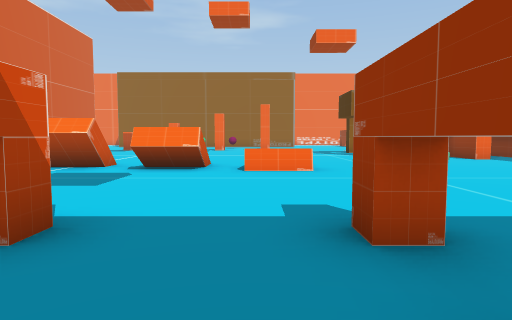
view 1 (above)

24 first-person views from a walk through a 3-D level made in the Unity game engine. The camera is 1.5 m above the floor, tilts 4° down and sees 75° across. The floor is counted in squares, 2 m on a side. Each view is taken from the middle of a square. On the plan, view 1 faces up. The plan holds only what a view shows up to about 11 squares ahead; the rest is blank. The player is left out. Some animated figures are left out. Some surface patterns are stand-ins.

view 2
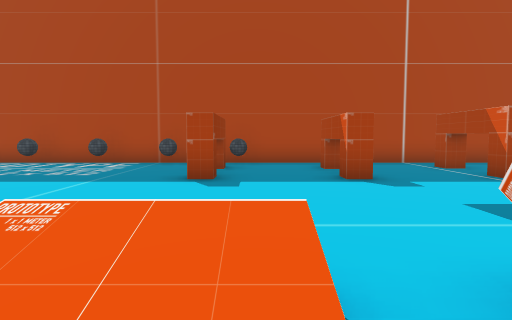

view 3
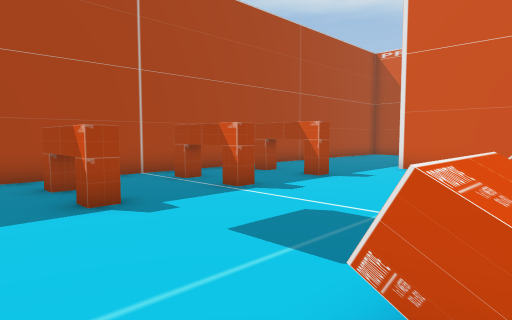

view 4
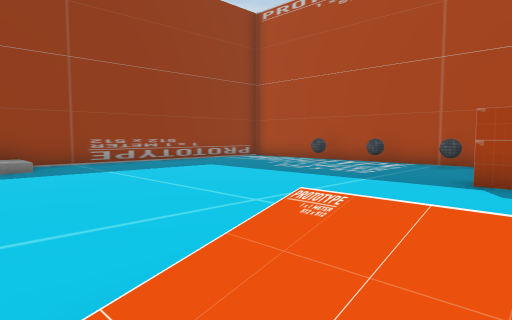

view 5
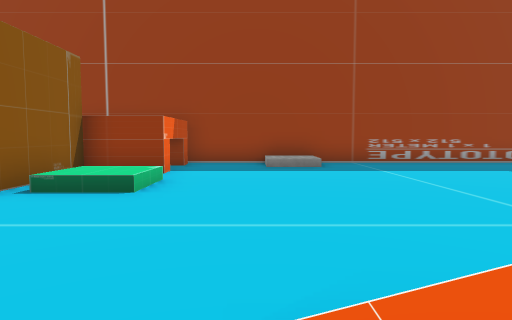

view 6
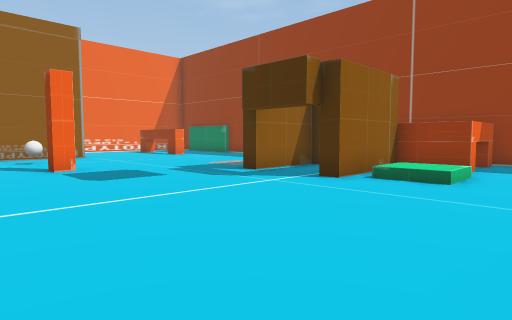

view 7
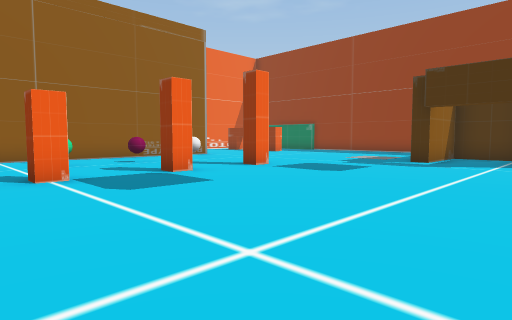

view 8
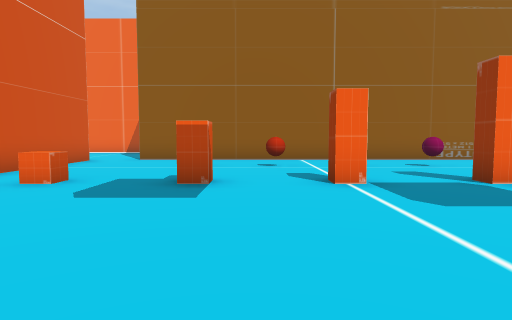

view 9
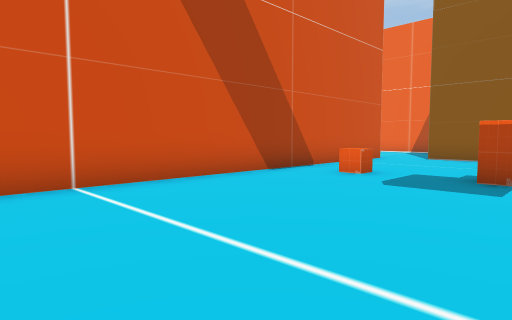

view 10
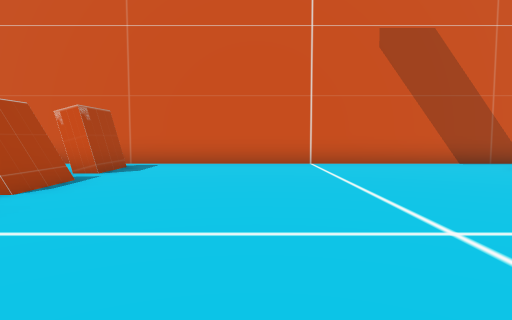

view 11
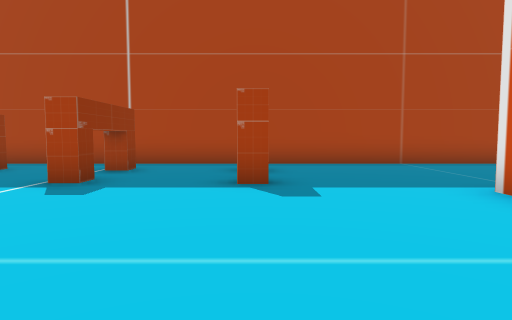

view 12
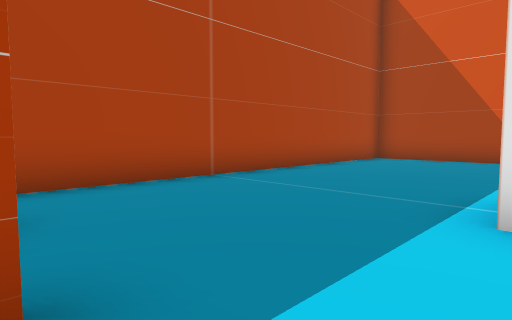

view 13
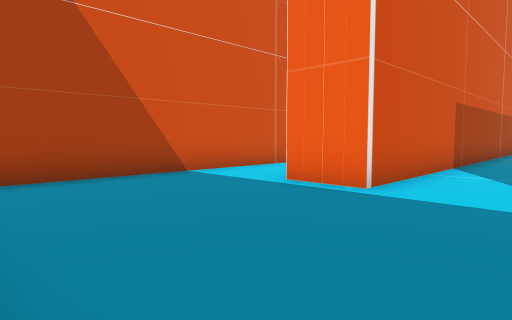

view 14
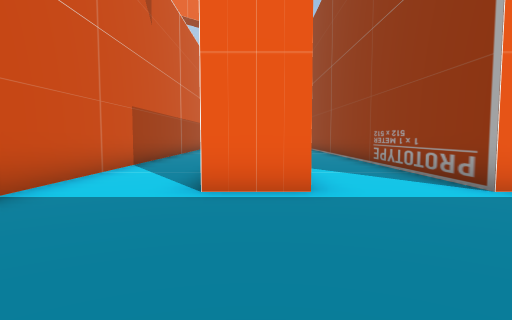

view 15
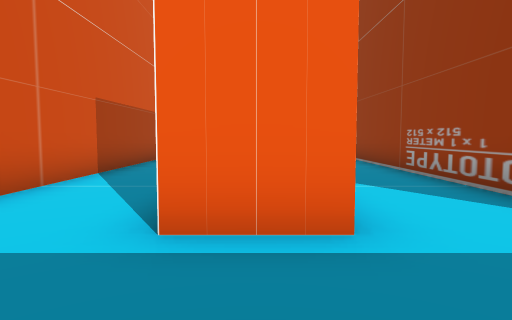

view 16
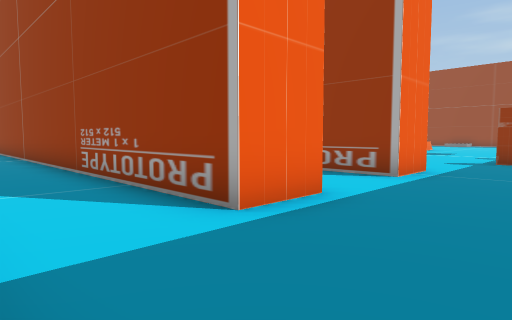

view 17
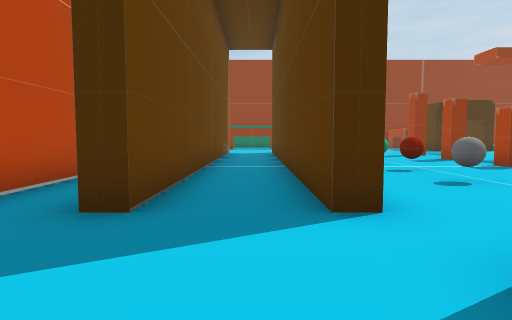

view 18
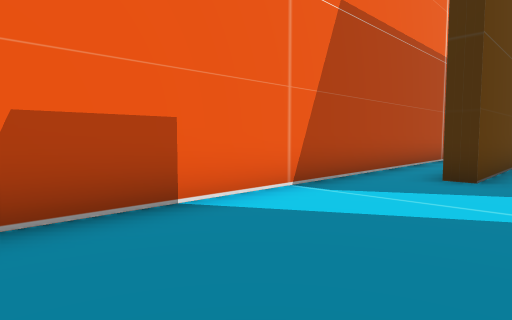

view 19
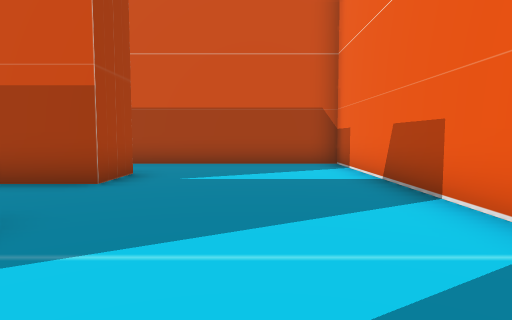

view 20
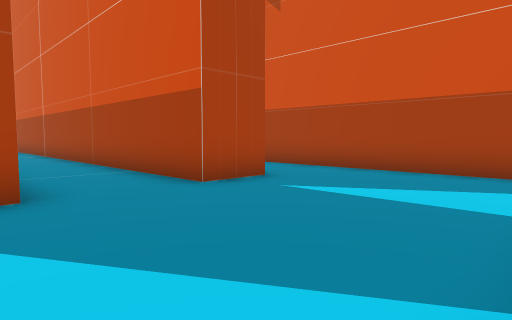

view 21
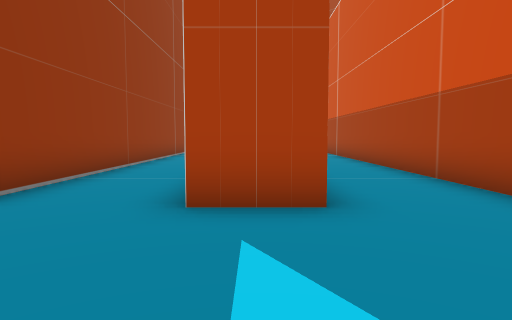

view 22
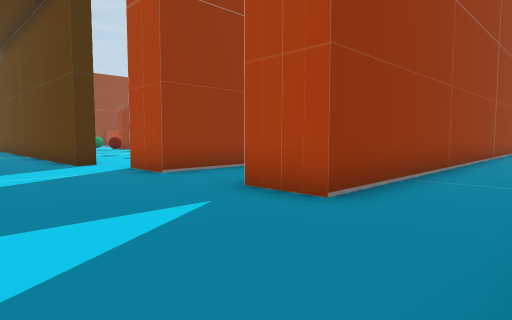

view 23
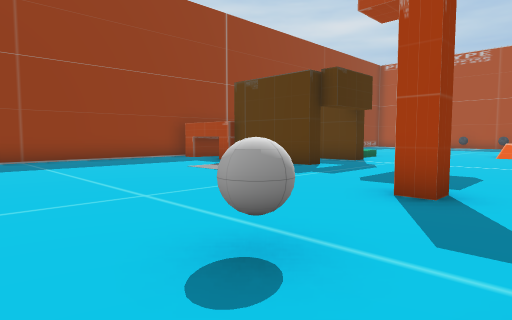

view 24
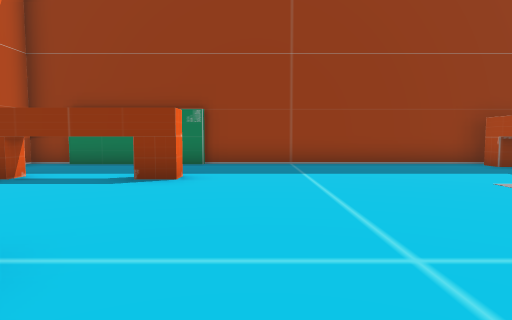

### Floor plan
Key: @ floor where view 1 was taken; # wall or solid block; . main floor; : floor 0.5 m higher than the main floor; / step, stairs or slope; T thing the floor can be seen under or through; O other object.
Columns run from 20 left of view 1 to 11 right of it. Each row starts with its distance up from view 1.
 29 #################             ##
 28 #...............             ..#
 27 #..........########        T..##
 26 #..................       .T..#
 25 #..................     ...T..#
 24 #..........########### ....T..##
 23 #...#...#......................#
 22 #...#...#......................#
 21 #...#...#...O.O.O.O.O..........#
 20 #...#...#......................#
 19 #...#...#....O....#............#
 18 #...#...#.O....O....#..........#
 17 #...#...#......................#
 16 #. .#...#................#####.#
 15    .#   #..................#
 14    .#   #..................#
 13    .#   #................###
 12 #  .#.  #................::.#
 11 #...#. .#................::.##.#
 10 #...#...#........  ............#
  9 #...#...#......//././/.........#
  8 #...#...#  #.# //././/.........#
  7 #...#...#  ... ................#
  6 #...#...# .....................#
  5 #...#...#......................#
  4 #...#...#......................#
  3 #...........#..#...............#
  2 #...........O..O..#..#.........#
  1 #...........#..#..#..#.......  #
  0 #...........O..O....@.......
 -1   ..................O.O.O.O.
 -2   ###########################

Positions as (right, up) in squares from view 1, and headings:
1: (0, 0), facing up
2: (0, 9), facing down
3: (0, 8), facing down-left
4: (0, 9), facing down-right
5: (0, 9), facing right
6: (-2, 9), facing up-right
7: (-6, 12), facing up-right
8: (-6, 13), facing up
9: (-6, 12), facing up-left
10: (-2, 12), facing left
11: (-8, 8), facing down
12: (-8, 4), facing down-left
13: (-13, -1), facing up-left
14: (-16, -1), facing up
15: (-16, 1), facing up
16: (-19, 1), facing up-right
17: (-13, 25), facing right
18: (-16, 25), facing up-right
19: (-10, 26), facing left
20: (-12, 28), facing down-left
21: (-16, 27), facing down
22: (-19, 27), facing down-right
23: (-1, 23), facing down-right
24: (1, 22), facing right
